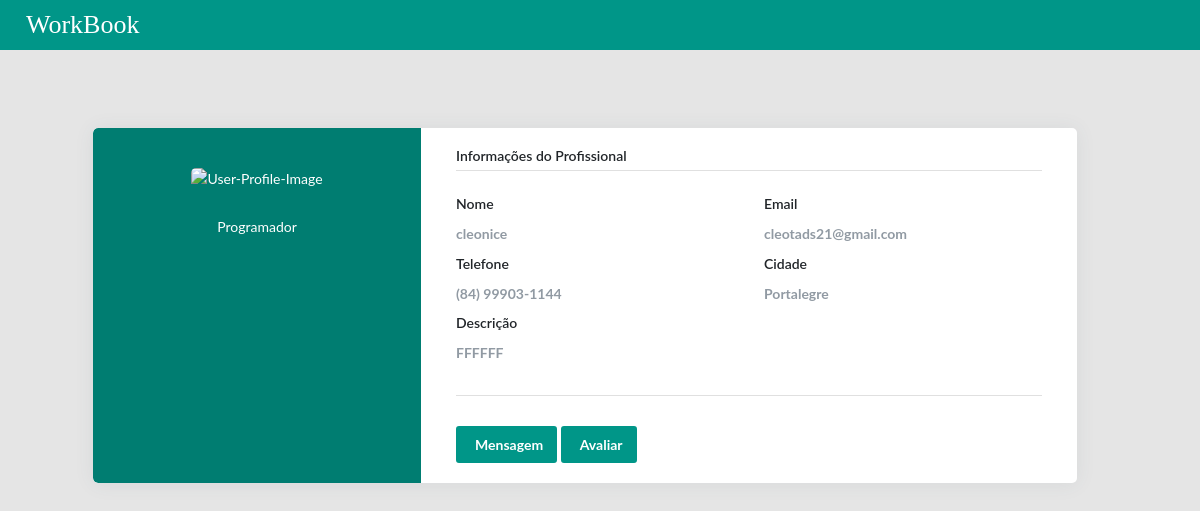
Before: /usuario/perfilProfissional/1 with the older database file.
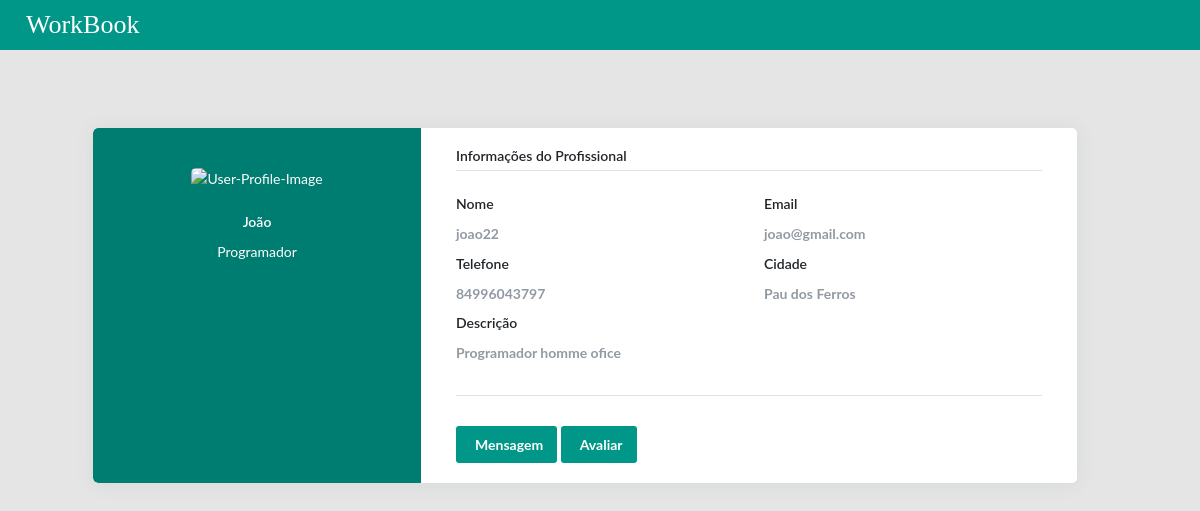
After: the same page with the newer database file.
### usuario/models.py (models this page shows, shortened)
class Usuario(AbstractUser):
    nome = models.CharField('nome', max_length=250)
    email = models.EmailField()
    senha = models.CharField('senha', max_length=250)
    cidade = models.CharField('cidade', max_length=250)
    estado = models.CharField('estado', max_length=250)
    telefone = models.CharField('Telefone', max_length=20)
    perfil = models.OneToOneField(Perfil, on_delete=models.CASCADE, null=True, blank=True)
    is_staff = models.BooleanField(default=1)
    is_superuser = models.BooleanField(default=1)
    is_active = models.BooleanField(default=True)
    LOAN_STATUS = (
        ('profissional', 'Profissional'),
        ('cliente', 'Cliente'),
    )
    status = models.CharField(max_length=15, choices=LOAN_STATUS, blank=True)
    class Meta:
        db_table = 'usuario'

### perfil/models.py (models this page shows, shortened)
class Perfil(models.Model):
    nome = models.CharField('nome',max_length=250)
    categorias = models.ManyToManyField(Categoria)
    decricao = models.CharField('descricao', max_length=2000)
    slogan = models.ImageField(upload_to='fotos/%Y/%m/', blank=True, null=True)
    class Meta:
        db_table = 'perfil'

### usuario/views.py (the view)
# urls.py: path('perfilProfissional/<str:id>', views.indexProf, name="Profissional"),
def indexProf(request, id):
    try:
        perf = Usuario.objects.get(perfil_id=id)
        if perf:
            return render(request, 'PerfilProfissional.html', {'ListPerfil': perf})
    except:
        return render(request,'PerfilProfissional.html')

### usuario/templates/PerfilProfissional.html (shortened to what this page needs)
{% load static %}
<head>
    <link rel="stylesheet" type="text/css" href="{% static 'css/main.css'%}">
</head>
<header class="app-header__logo"><a class="app-header">&nbsp;&nbsp;&nbsp;&nbsp;WorkBook</a>
</header>
{% block content %}
<main class="app-content-home">
    <div class="page-content page-container" id="page-content">
        {% if ListPerfil is not None %}
        <div class="padding">
            <div class="row container d-flex justify-content-center">
                <div class="col-xl-12 col-md-12">
                    <div class="card user-card-full">
                        <div class="row m-l-0 m-r-0">
                            <div class="col-sm-4 bg-c-lite-green user-profile">
                                <div class="card-block text-center text-white">
                                    <div class="m-b-25"><img src="https://img.icons8.com/bubbles/100/000000/user.png"
                                                             class="img-radius" alt="User-Profile-Image"></div>
                                    <h6 class="f-w-600">{{ ListPerfil.nome }}</h6>
                                    <p>{{ ListPerfil.perfil.nome }}</p>
                                </div>
                            </div>
                            <div class="col-sm-8">
                                <div class="card-block">
                                    <h6 class="m-b-20 p-b-5 b-b-default f-w-600">Informações do Profissional</h6>
                                    <div class="row">
                                        <div class="col-sm-6">
                                            <p class="m-b-10 f-w-600">Nome</p>
                                            <h6 class="text-muted f-w-400">{{ ListPerfil.username }}</h6>
                                        </div>
                                        <div class="col-sm-6">
                                            <p class="m-b-10 f-w-600">Email</p>
                                            <h6 class="text-muted f-w-400">{{ ListPerfil.email }}</h6>
                                        </div>
                                        <div class="col-sm-6">
                                            <p class="m-b-10 f-w-600">Telefone</p>
                                            <h6 class="text-muted f-w-400">{{ ListPerfil.telefone }}</h6>
                                        </div>
                                        <div class="col-sm-6">
                                            <p class="m-b-10 f-w-600">Cidade</p>
                                            <h6 class="text-muted f-w-400">{{ ListPerfil.cidade }}</h6>
                                        </div>
                                        <div class="col-sm-6">
                                            <p class="m-b-10 f-w-600">Descrição</p>
                                            <h6 class="text-muted f-w-400">{{ ListPerfil.perfil.decricao }}</h6>
                                        </div>
                                    </div>
                                    <h6 class="m-b-20 m-t-40 p-b-5 b-b-default f-w-600"></h6>
                                    <div class="row">
                                        <div class="col-sm-6">
                                            <button type="submit" value="avaliar" class="btn btn-primary">
                                                 Mensagem
                                            </button>
                                            <button type="submit" value="avaliar" class="btn btn-primary">
                                                 Avaliar
                                            </button>
                                        </div>
                                    </div>
                                </div>
                            </div>
                        </div>
                    </div>
                </div>
            </div>
        </div>
    </div>
    {% endif %}
</main>
{% endblock %}

Changed rows visible on the page:
changed Usuario "Programador": nome (not shown) → "João"; username "cleonice" → "joao22"; email "cleotads21@gmail.com" → "joao@gmail.com"; telefone "(84) 99903-1144" → "84996043797"; cidade "Portalegre" → "Pau dos Ferros"; perfil.decricao "FFFFFF" → "Programador homme ofice"
